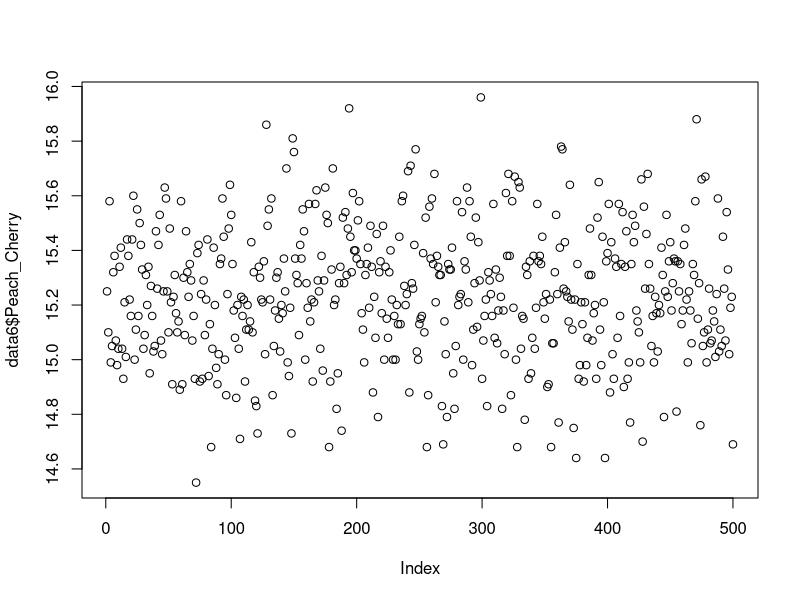
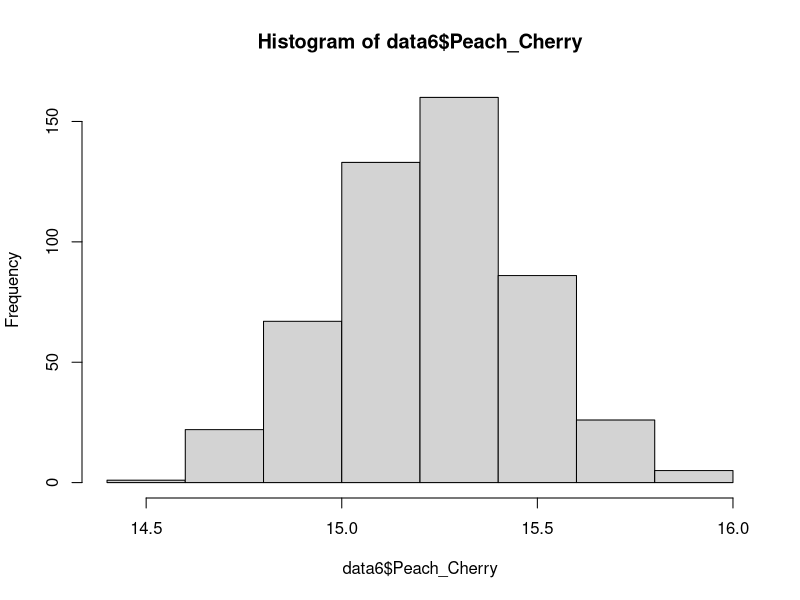
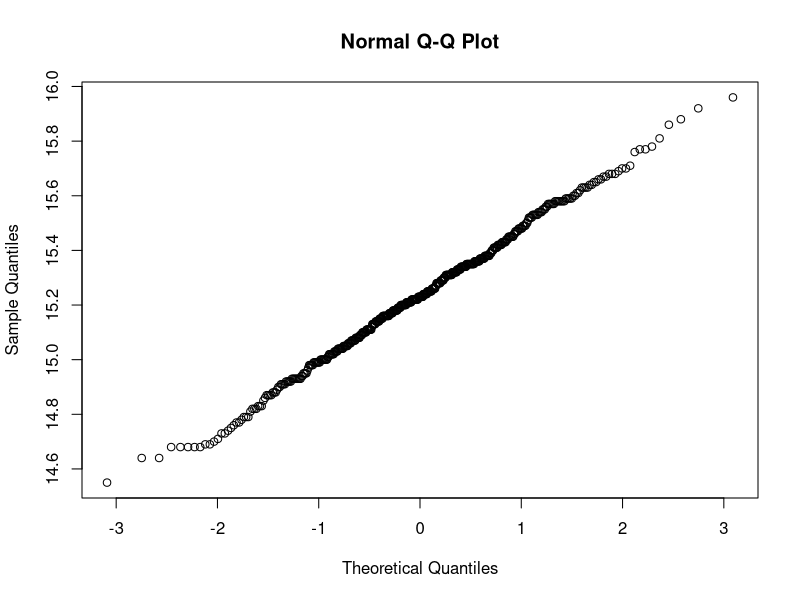
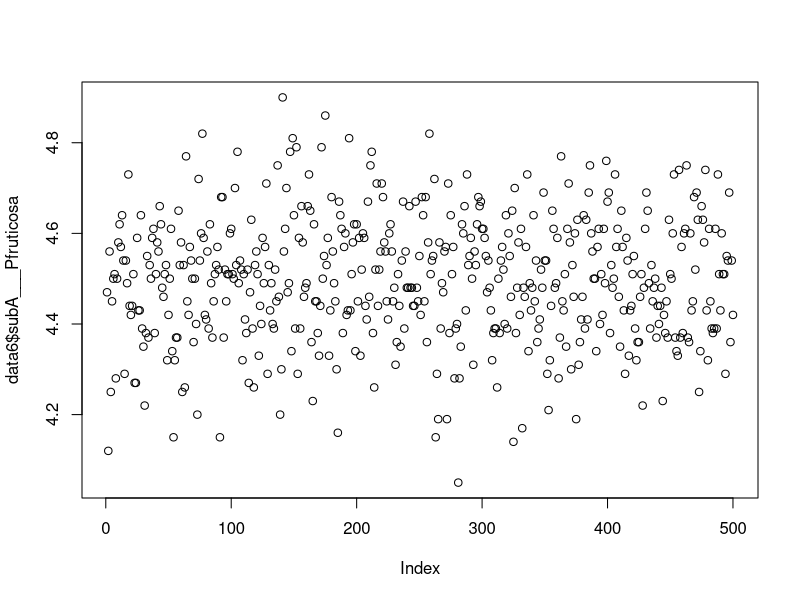
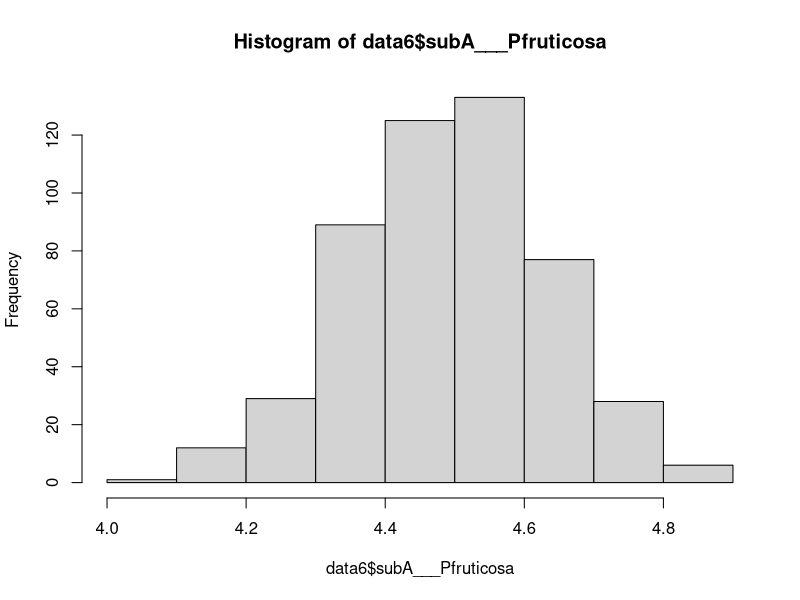
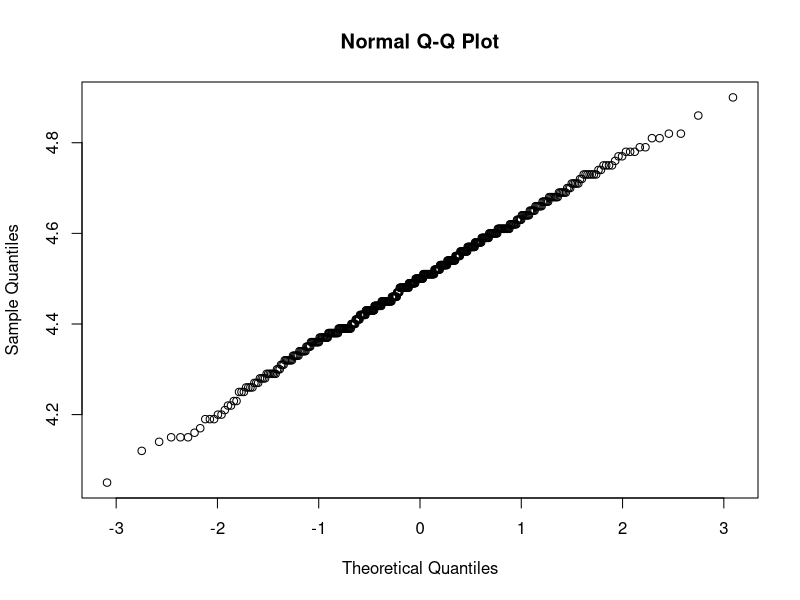
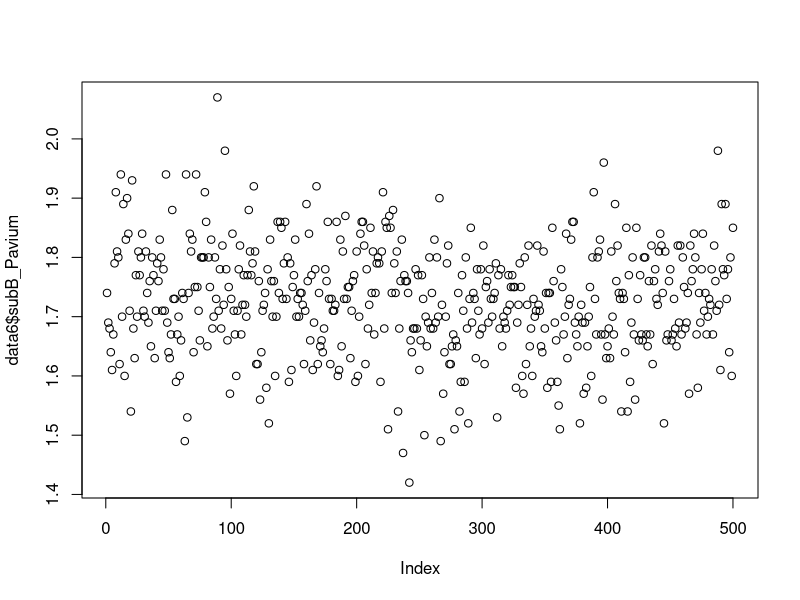
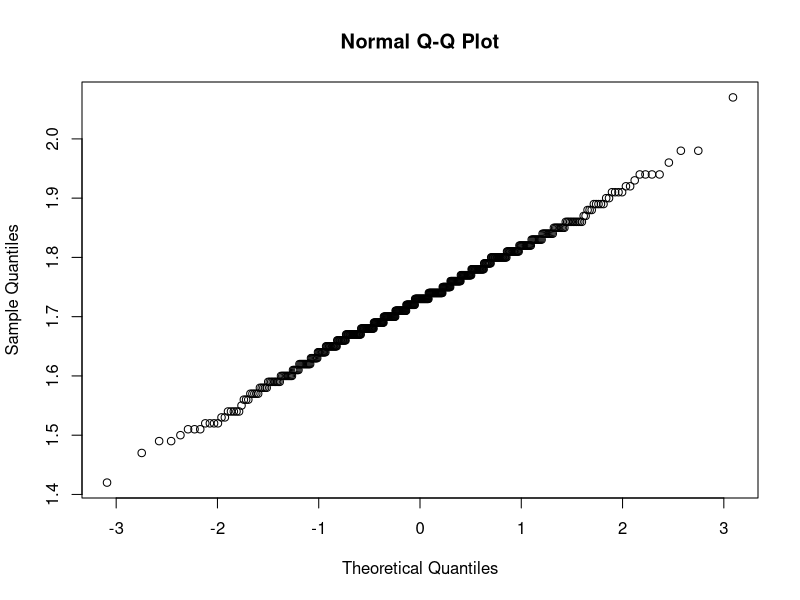

R code for these plots, in order:
#FYI 70 genes in single-copy orthogroups showed topology 6
#43 genes showed topology 7

setwd("/Users/Goeckeritz/Desktop/Desktop - Charity’s MacBook Pro/cherry_stuff_Charity/Genome_project/orthofinder/montAv5_p99_400k/scaffolded_genome/")

data6 = read.table("topology6_500bs_estimates_node_ages.txt", sep="\t", header=TRUE) #see most_abundant_topologies.jpg to see what topology 6 and topology 7 look like.
data7 = read.table("topology7_500bs_estimates_node_ages.txt", sep="\t", header=TRUE) 
head(data6)
summary(data6)
summary(data6$Peach_Cherry)
head(data7)
summary(data7)
summary(data7$Peach_Cherry)

# plot(data6$Malus_Prunus)  #only one date.... because we fixed the age of the node. 
plot(data6$Peach_Cherry) #looks pretty good in terms of normality
hist(data6$Peach_Cherry)
qqnorm(data6$Peach_Cherry)
plot(data6$subA___Pfruticosa) #looks pretty good in terms of normality
hist(data6$subA___Pfruticosa)
qqnorm(data6$subA___Pfruticosa) 
plot(data6$subB_Pavium)
qqnorm(data6$subB_Pavium) #looks pretty good in terms of normality
plot(data6$Pavium_Pfruticosa)
qqnorm(data6$Pavium_Pfruticosa) #looks pretty good in terms of normality
plot(data6$SubA_Pavium)
qqnorm(data6$SubA_Pavium) #looks pretty good in terms of normality

#t.test(data6$Malus_Prunus, conf.level=0.95) #yeah, expected that kind of error. We fixed the node age after all.
t.test(data6$Peach_Cherry, conf.level=0.95) #don't care about p values, just interested in the conf. interval of the mean
t.test(data6$Pavium_Pfruticosa, conf.level=0.95)
t.test(data6$subA___Pfruticosa, conf.level=0.95)
t.test(data6$subB_Pavium, conf.level=0.95)
t.test(data6$SubA_Pavium, conf.level=0.95)
#damn these are tight intervals

# plot(data7$Malus_Prunus)  #only one date.... because we fixed the age of the node. 
plot(data7$Peach_Cherry) #looks pretty good in terms of normality
hist(data7$Peach_Cherry)
qqnorm(data7$Peach_Cherry)
plot(data7$SubA___fruticosa) #looks pretty good in terms of normality
hist(data7$SubA___fruticosa)
qqnorm(data7$SubA___fruticosa) 
plot(data7$SubB_Pavium)
qqnorm(data7$SubB_Pavium) #looks pretty good in terms of normality
plot(data7$Pavium_Pfruticosa)
qqnorm(data7$Pavium_Pfruticosa) #looks pretty good in terms of normality
plot(data7$SubA_Pfruticosa)
qqnorm(data7$SubA_Pfruticosa)

#t.test(data7$Malus_Prunus, conf.level=0.95) #yeah, expected that kind of error. We fixed the node age after all.
t.test(data7$Peach_Cherry, conf.level=0.95) #don't care about p values, just interested in the conf. interval of the mean
t.test(data7$Pavium_Pfruticosa, conf.level=0.95)
t.test(data7$SubA___fruticosa, conf.level=0.95)
t.test(data7$SubB_Pavium, conf.level=0.95)
t.test(data7$SubA_Pfruticosa, conf.level=0.95)

#topology6:
#Malus_Prunus 95 mya (fixed)
#Peach_Cherry [15.21210 - 15.25514] #constrained to be at least 10 mya
#Pavium_Pfruticosa [11.27077 - 11.30659] (Pfruticosa subgenome 1(?))
#SubA___Pfruticosa [4.484664 - 4.509096]
#SubA_Pavium [8.673093 - 8.707507]
#SubB_Pavium [1.718276 - 1.734764]

#topology7:
#Malus_Prunus 95 mya (fixed)
#Peach_Cherry [15.46559 - 15.51625] #constrained to be at least 10 mya
#Pavium_Pfruticosa [8.76769 - 8.80931] (Pfruticosa subgenome 2(?))
#SubA___Pfruticosa [11.00695 - 11.05385]
#SubA_Pfruticosa [1.607956 - 1.629204]
#SubB_Pavium [2.051037 - 2.074443]

